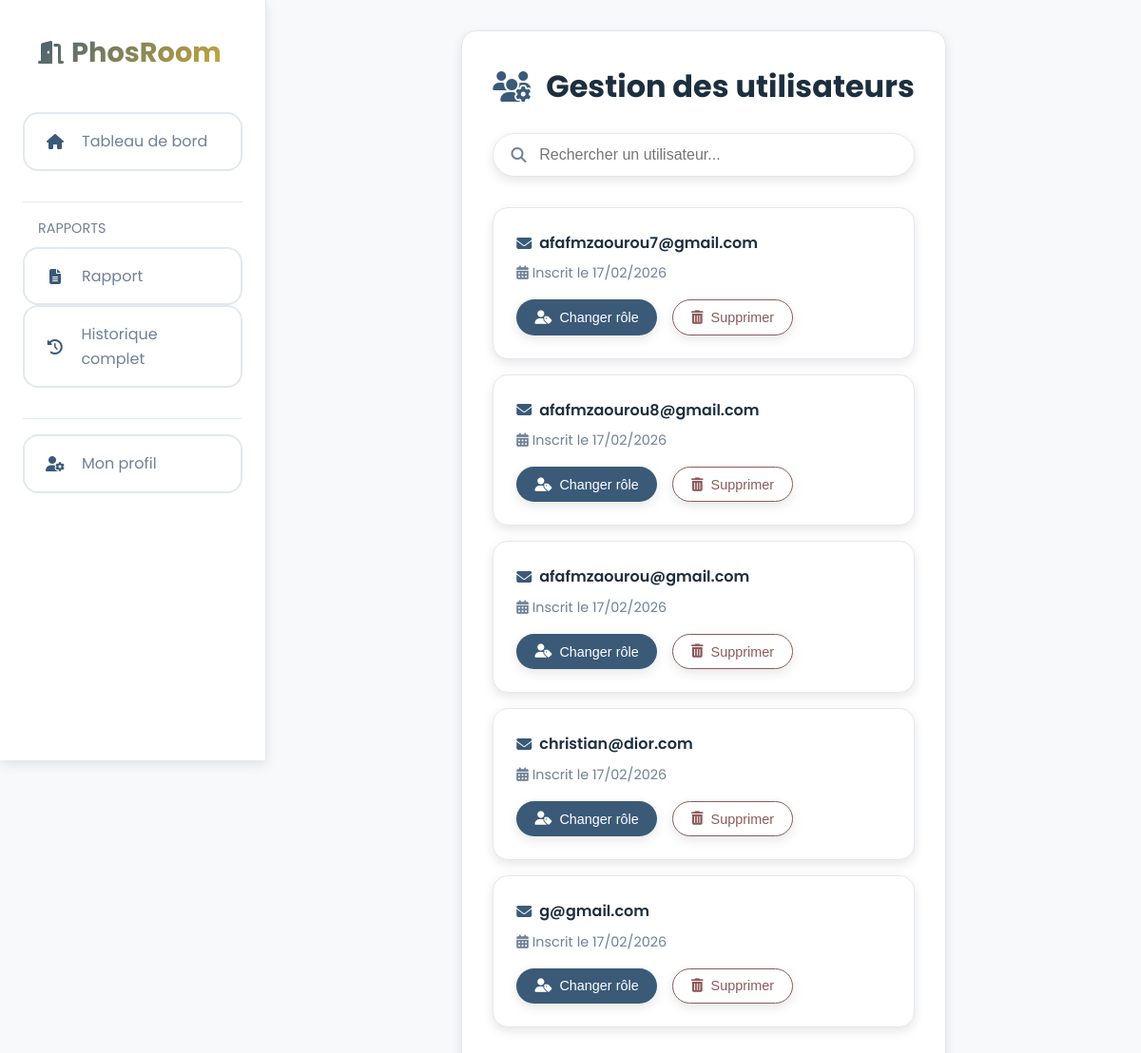
The page /manage_users.php (signed in) on the database its author committed.
### tables this page shows
CREATE TABLE `utilisateurs` (
  `id` int(11) NOT NULL,
  `nom` varchar(100) NOT NULL,
  `prenom` varchar(100) NOT NULL,
  `email` varchar(150) NOT NULL,
  `mot_de_passe` varchar(255) NOT NULL,
  `seConnecter` tinyint(1) DEFAULT 0,
  `role` enum('administrateur','formateur','participant') NOT NULL DEFAULT 'participant'
);

### manage_users.php (the view, shortened to what this page needs)
<?php
require_once 'sidebar.php';
$query = "SHOW COLUMNS FROM utilisateurs LIKE 'date_inscription'";
$stmt = $pdo->query($query);
$columnExists = $stmt->fetch();
if (!$columnExists) {
    $dateColumn = "NOW() as date_inscription";
} else {
    $dateColumn = "COALESCE(date_inscription, created_at, NOW()) as date_inscription";
}
$query = "
    SELECT u.*,
           CASE
               WHEN a.id IS NOT NULL THEN 'Administrateur'
               WHEN f.id IS NOT NULL THEN 'Formateur'
               WHEN p.id IS NOT NULL THEN 'Participant'
               ELSE 'Utilisateur'
           END as role,
           $dateColumn
    FROM utilisateurs u
    LEFT JOIN administrateur a ON u.id = a.utilisateur_id
    LEFT JOIN formateur f ON u.id = f.utilisateur_id
    LEFT JOIN participants p ON u.id = p.utilisateur_id
    ORDER BY u.nom, u.prenom
";
$stmt = $pdo->query($query);
$users = $stmt->fetchAll(PDO::FETCH_ASSOC);
?>
<!DOCTYPE html>
<html lang="fr">
<head>
    <link rel="stylesheet" href="https://cdnjs.cloudflare.com/ajax/libs/font-awesome/6.4.0/css/all.min.css">
</head>
<body>
    <div class="container">
        <h1><i class="fas fa-users-cog"></i> Gestion des utilisateurs</h1>
        <div class="search-box">
            <i class="fas fa-search"></i>
            <input type="text" placeholder="Rechercher un utilisateur...">
        </div>
        <ul class="user-list">
            <?php foreach ($users as $user): ?>
            <li class="user-item">
                <div class="user-email">
                    <i class="fas fa-envelope"></i>
                    <?= htmlspecialchars($user['email']) ?>
                </div>
                <div class="user-date">
                    <i class="fas fa-calendar-alt"></i>
                    Inscrit le <?= date('d/m/Y', strtotime($user['date_inscription'])) ?>
                </div>
                <div class="user-actions">
                    <button class="action-btn change-role"
                            onclick="document.getElementById('role-options-<?= $user['id'] ?>').style.display='block'">
                        <i class="fas fa-user-tag"></i> Changer rôle
                    </button>
                    <form method="POST" style="display: inline;">
                        <button type="submit" name="action" value="delete"
                                class="action-btn delete-btn"
                                onclick="return confirm('Êtes-vous sûr de vouloir supprimer cet utilisateur ?')">
                            <i class="fas fa-trash-alt"></i> Supprimer
                        </button>
                    </form>
                </div>
            </li>
            <?php endforeach; ?>
        </ul>
    </div>
</body>
</html>

### sidebar.php (style rules this page uses)
:root { --primary: #3A5A78; --primary-light: #6B8D9E; --primary-dark: #1D2F3F; --accent: #D4AF37; --light: #F8F9FA; --text: #2D3748; --text-light: #718096; --white: #FFFFFF; --gray: #E2E8F0; --success: #5A8D5A; --warning: #8D7B5A; --error: #8D5A5A; --dark-bg: #0F172A; --dark-surface: #1E293B; --dark-text: #F1F5F9; --dark-text-light: #94A3B8; --dark-gray: #334155; --dark-primary: #5B8FB9; --dark-primary-light: #7FB3D5; --dark-primary-dark: #1E3A8A; --dark-accent: #FBBF24; --gradient: linear-gradient(135deg, var(--primary) 0%, var(--accent) 100%); --glass: rgba(255, 255, 255, 0.3); --dark-glass: rgba(30, 41, 59, 0.5); --radius: 16px; --transition: all 0.4s cubic-bezier(0.16, 1, 0.3, 1); --shadow-sm: 0 4px 12px rgba(0, 0, 0, 0.1); --shadow-md: 0 8px 24px rgba(0, 0, 0, 0.15); --shadow-lg: 0 15px 35px rgba(0, 0, 0, 0.2); }
* { margin: 0; padding: 0; box-sizing: border-box; }
body { font-family: "Poppins", sans-serif; background-color: var(--light); color: var(--text); line-height: 1.6; overflow-x: hidden; transition: background-color 0.5s ease, color 0.5s ease; }

### manage_users.php (style rules this page uses)
:root { --primary: #3A5A78; --primary-light: #6B8D9E; --primary-dark: #1D2F3F; --accent: #D4AF37; --light: #F8F9FA; --text: #2D3748; --text-light: #718096; --white: #FFFFFF; --gray: #E2E8F0; --success: #5A8D5A; --warning: #8D7B5A; --error: #8D5A5A; --dark-bg: #0F172A; --dark-surface: #1E293B; --dark-text: #F1F5F9; --dark-text-light: #94A3B8; --dark-gray: #334155; --dark-primary: #5B8FB9; --dark-primary-light: #7FB3D5; --dark-primary-dark: #1E3A8A; --dark-accent: #FBBF24; --gradient: linear-gradient(135deg, var(--primary) 0%, var(--accent) 100%); --glass: rgba(255, 255, 255, 0.3); --dark-glass: rgba(30, 41, 59, 0.5); --radius: 16px; --transition: all 0.4s cubic-bezier(0.16, 1, 0.3, 1); --shadow-sm: 0 4px 12px rgba(0, 0, 0, 0.1); --shadow-md: 0 8px 24px rgba(0, 0, 0, 0.15); --shadow-lg: 0 15px 35px rgba(0, 0, 0, 0.2); }
body { font-family: "Poppins", sans-serif; background-color: var(--light); color: var(--text); margin: 0; padding: 0; transition: background-color 0.5s ease, color 0.5s ease; }
.container { max-width: 1000px; margin: 2rem auto; padding: 2rem; background: var(--white); border-radius: var(--radius); box-shadow: var(--shadow-sm); border: 1px solid var(--gray); }
h1 { color: var(--primary-dark); font-size: 2rem; margin-bottom: 1.5rem; display: flex; align-items: center; gap: 1rem; }
h1 i { color: var(--primary); }
.search-box { margin-bottom: 2rem; position: relative; }
.search-box input { width: 100%; padding: 0.8rem 1.2rem; padding-left: 3rem; border: 1px solid var(--gray); border-radius: 50px; font-size: 1rem; background: var(--white); color: var(--text); transition: var(--transition); box-shadow: var(--shadow-sm); }
.search-box i { position: absolute; left: 1.2rem; top: 50%; transform: translateY(-50%); color: var(--text-light); }
.user-list { list-style: none; padding: 0; margin: 0; }
.user-item { padding: 1.5rem; margin-bottom: 1rem; background: var(--white); border-radius: var(--radius); border: 1px solid var(--gray); transition: var(--transition); box-shadow: var(--shadow-sm); }
.user-email { font-weight: 600; color: var(--primary-dark); margin-bottom: 0.5rem; display: flex; align-items: center; gap: 0.5rem; }
.user-email i { color: var(--primary); }
.user-date { color: var(--text-light); font-size: 0.9rem; margin-bottom: 1rem; }
.user-actions { display: flex; gap: 1rem; }
.action-btn { padding: 0.6rem 1.2rem; border: none; border-radius: 50px; font-size: 0.9rem; font-weight: 500; cursor: pointer; transition: var(--transition); display: flex; align-items: center; gap: 0.5rem; box-shadow: var(--shadow-sm); }
.change-role { background: var(--primary); color: var(--white); }
.delete-btn { background: var(--white); color: var(--error); border: 1px solid var(--error); }

### rows shown on the page
utilisateurs: email "afafmzaourou7@gmail.com", date_inscription "17/02/2026"
utilisateurs: email "afafmzaourou8@gmail.com", date_inscription "17/02/2026"
utilisateurs: email "afafmzaourou@gmail.com", date_inscription "17/02/2026"
utilisateurs: email "christian@dior.com", date_inscription "17/02/2026"
utilisateurs: email "g@gmail.com", date_inscription "17/02/2026"
